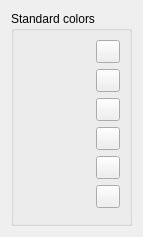
             <widget class="QWidget" name="scrollAreaWidgetContents">
              <property name="geometry">
               <rect>
                <x>0</x>
                <y>0</y>
                <width>143</width>
                <height>235</height>
               </rect>
              </property>
              <layout class="QHBoxLayout" name="horizontalLayout_46">
               <item>
                <widget class="QgsCollapsibleGroupBox" name="groupBox_7">
                 <property name="title">
                  <string>Standard colors</string>
                 </property>
                 <layout class="QGridLayout" name="gridLayout_12">
                  <item row="3" column="1">
                   <widget class="QToolButton" name="mButtonPasteColors">
                    <property name="toolTip">
                     <string>Paste colors</string>
                    </property>
                    <property name="text">
                     <string/>
                    </property>
                    <property name="icon">
                     <iconset resource="../../images/images.qrc">
                      <normaloff>:/images/themes/default/mActionEditPaste.svg</normaloff>:/images/themes/default/mActionEditPaste.svg</iconset>
                    </property>
                   </widget>
                  </item>
                  <item row="5" column="1">
                   <widget class="QToolButton" name="mButtonExportColors">
                    <property name="toolTip">
                     <string>Export colors</string>
                    </property>
                    <property name="text">
                     <string/>
                    </property>
                    <property name="icon">
                     <iconset resource="../../images/images.qrc">
                      <normaloff>:/images/themes/default/mActionFileSave.svg</normaloff>:/images/themes/default/mActionFileSave.svg</iconset>
                    </property>
                   </widget>
                  </item>
                  <item row="0" column="1">
                   <widget class="QToolButton" name="mButtonAddColor">
                    <property name="toolTip">
                     <string>Add color</string>
                    </property>
                    <property name="text">
                     <string/>
                    </property>
                    <property name="icon">
                     <iconset resource="../../images/images.qrc">
                      <normaloff>:/images/themes/default/symbologyAdd.svg</normaloff>:/images/themes/default/symbologyAdd.svg</iconset>
                    </property>
                   </widget>
                  </item>
                  <item row="1" column="1">
                   <widget class="QToolButton" name="mButtonRemoveColor">
                    <property name="toolTip">
                     <string>Remove color</string>
                    </property>
                    <property name="text">
                     <string/>
                    </property>
                    <property name="icon">
                     <iconset resource="../../images/images.qrc">
                      <normaloff>:/images/themes/default/symbologyRemove.svg</normaloff>:/images/themes/default/symbologyRemove.svg</iconset>
                    </property>
                   </widget>
                  </item>
                  <item row="6" column="1">
                   <spacer name="verticalSpacer_12">
                    <property name="orientation">
                     <enum>Qt::Vertical</enum>
                    </property>
                    <property name="sizeHint" stdset="0">
                     <size>
                      <width>20</width>
                      <height>40</height>
                     </size>
                    </property>
                   </spacer>
                  </item>
                  <item row="2" column="1">
                   <widget class="QToolButton" name="mButtonCopyColors">
                    <property name="toolTip">
                     <string>Copy colors</string>
                    </property>
                    <property name="text">
                     <string/>
                    </property>
                    <property name="icon">
                     <iconset resource="../../images/images.qrc">
                      <normaloff>:/images/themes/default/mActionCopySelected.png</normaloff>:/images/themes/default/mActionCopySelected.png</iconset>
                    </property>
                   </widget>
                  </item>
                  <item row="4" column="1">
                   <widget class="QToolButton" name="mButtonImportColors">
                    <property name="toolTip">
                     <string>Import colors from file</string>
                    </property>
                    <property name="text">
                     <string/>
                    </property>
                    <property name="icon">
                     <iconset resource="../../images/images.qrc">
                      <normaloff>:/images/themes/default/mActionFileOpen.svg</normaloff>:/images/themes/default/mActionFileOpen.svg</iconset>
                    </property>
                   </widget>
                  </item>
                  <item row="0" column="0" rowspan="8">
                   <widget class="QgsColorSchemeList" name="mTreeCustomColors" native="true"/>
                  </item>
                 </layout>
                </widget>
               </item>
              </layout>
             </widget>
